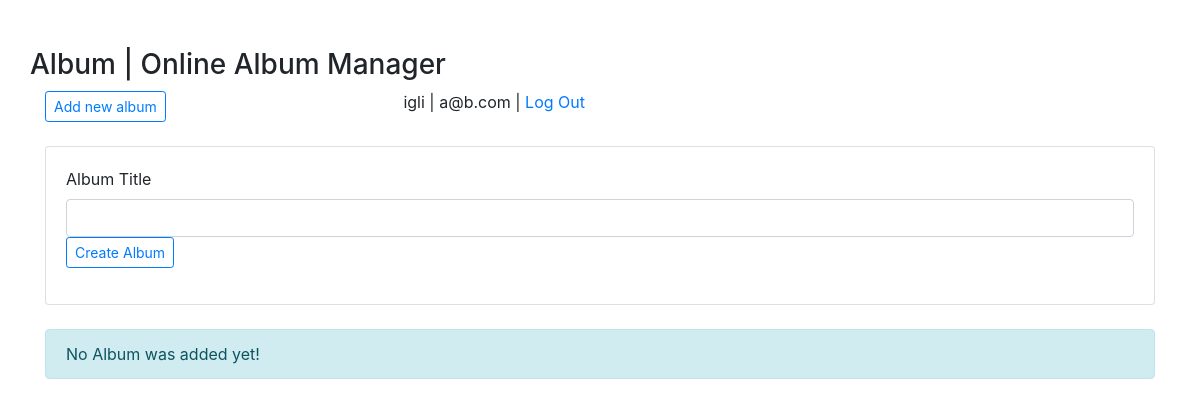
Before: /albums (signed in) with the older database file.
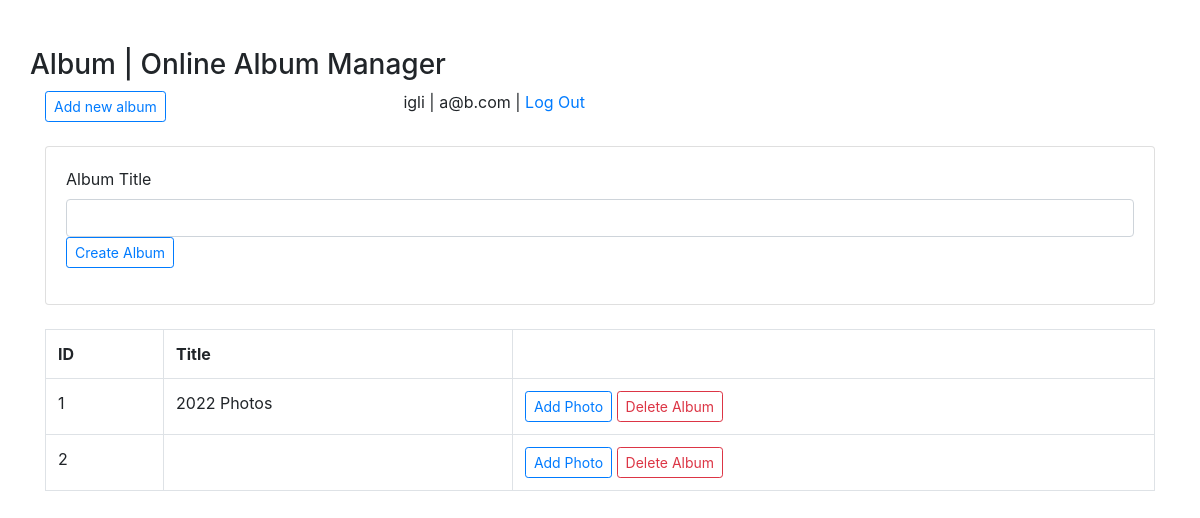
After: the same page with the newer database file.
### app.py (models this page shows, shortened)
class Album(db.Model):
    id = db.Column(db.Integer, primary_key=True)
    title =db.Column(db.String(50), unique=True, nullable=False)
    user_id = db.Column(db.Integer, nullable=False)

### app.py (the view, shortened to what this page needs)
@app.route("/albums", methods = ["GET", "POST"])
def album():
    if session['is_logged_in'] == True:
        albums = Album.query.all()
        return render_template("admin/albums.html", albums=albums)
    else:
        return redirect(url_for("home"))

### templates/admin/albums.html (shortened to what this page needs)
<!DOCTYPE html>
<html lang="en">
<head>
    <link rel="stylesheet" href="https://cdn.jsdelivr.net/npm/bootstrap@4.0.0/dist/css/bootstrap.min.css">
</head>
<body>
    <div class="container my-5">
        <div class="row"><h3>Album | Online Album Manager</h3>
        </div>
        <div class="col-md-6">
            <p class="float-right">
                {{session.get('username')}}
                |
                {{session.get('email')}}
                |
                <a href="{{url_for('loggout')}}">
                        Log Out
                </a>
            </p>
        </div>
        <a href="" class="btn btn-sm btn-outline-primary mr=2">
            Add new album
        </a>
        <div class="my-4">
            <div class="card">
                <div class="card-body">
                    <form action="{{ url_for('album')}}" method="POST">
                        <div class="form-group">
                            <label for="title">Album Title</label>
                            <input type="text" name="title" id="title" class="form-control"/>
                            <div class="form-group">
                                <button type="submit" class="btn btn-sm btn-outline-primary mr=2">Create Album</button>
                            </div>
                        </div>
                    </form>
                </div>
            </div>
        </div>
        <div class="my-4">
            {% if albums %}
                <div class="table-respansive">
                    <table class="table table-bordered">
                        <tr>
                            <th>ID</th>
                            <th>Title</th>
                            <th></th>
                        </tr>
                        {% for album in albums %}
                        <tr>
                            <td>{{album.id}}</td>
                            <td>{{album.title}}</td>
                            <td>
                            <a href="{{url_for('photos', album_id=album.id) }}"class="btn btn-sm btn-outline-primary mr=2" title="Add photo">
                                Add Photo
                            </a>
                            <a href="{{url_for('delete_album', album_id=album.id)}}" class="btn btn-sm btn-outline-danger mr=2"onclick="return confirm('Are You Sure?');" title="Delete album">
                                Delete Album
                            </a>
                            </td>
                        </tr>
                        {% endfor %}
                    </table>
                </div>
            {% else %}
                <div class="alert alert-info">
                    No Album was added yet!
                </div>
            {% endif %}
        </div>
    </div>
</body>
</html>

Changed rows visible on the page:
added Album: id "1", title "2022 Photos"
added Album: id "2"
Other visible differences:
text no longer shown: "No Album was added yet!"
text now shown: "ID Title"
